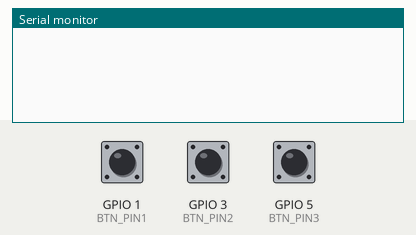
This program was run on a simulated ESP32. On the bench: the last lines printed to the serial monitor. Inputs (shaded band) come from the test bench; at power-on: GPIO 1 (BTN_PIN1) LOW, GPIO 3 (BTN_PIN2) LOW, GPIO 5 (BTN_PIN3) LOW.

Above: at 1.2 s.
1.3 s: GPIO 1 (BTN_PIN1) pulled HIGH for 0.15 s
At 1.8 s:
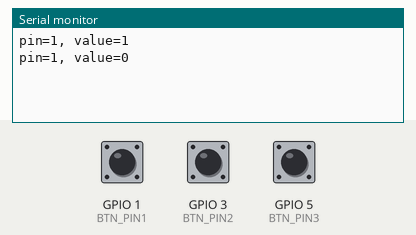
2.9 s: GPIO 3 (BTN_PIN2) pulled HIGH for 0.15 s
At 4.2 s:
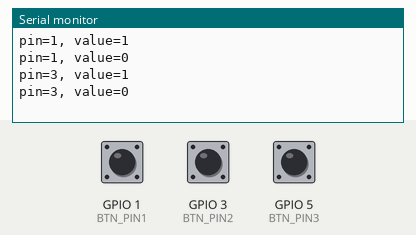
4.5 s: GPIO 5 (BTN_PIN3) pulled HIGH for 0.15 s
At 5.5 s:
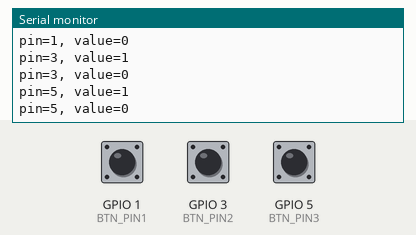
Timing chart, 0 to 7.5 s (numbered marks = the images above; inputs shaded):
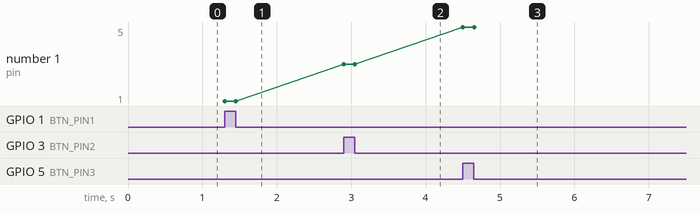

Measured:
- after the input at 1.3 s, the serial monitor: prints a new line at once (image 1)
- after the input at 2.9 s, the serial monitor: prints a new line at once (image 2)
- after the input at 4.5 s, the serial monitor: prints a new line at once (image 3)
- plotted number 1: 1 → 3 after the input at 2.9 s, 3 → 5 after the input at 4.5 s

The program:

main.cpp
```cpp
#include <Arduino.h>

/*

TTP223

Параметры
╔════════════════╦═════════╗
║ Протокол       ║ GPIO    ║
╠════════════════╬═════════╣
║ Питание        ║ 3V3, 5V ║
╚════════════════╩═════════╝

Распиновка
╔═════╦═════╦═════╗
║ GND ║ I/O ║ VCC ║
╠═════╬═════╬═════╣
║ GND ║GPIO ║ 3V3 ║
╚═════╩═════╩═════╝

Перемычки
╔═════╦══════════════╦══════════════╗
║     ║     A=0      ║     A=1      ║
╠═════╬══════════════╬══════════════╣
║ B=0 ║ I/O = HIGH   ║ I/O = LOW    ║
║     ║ Без фиксации ║ Без фиксации ║
╠═════╬══════════════╬══════════════╣
║ B=1 ║ I/O = HIGH   ║ I/O = LOW    ║
║     ║ С фиксацией  ║ С фиксацией  ║
╚═════╩══════════════╩══════════════╝

https://kit.alexgyver.ru/tutorials/ttp223/
https://kit.alexgyver.ru/tutorials/button/

*/

#define BTN_PIN1    1
#define BTN_PIN2    3
#define BTN_PIN3    5

#define LIB_USE_GPIO
// #define LIB_EncButton
// #define LIB_Button2

#ifdef LIB_USE_GPIO


typedef struct PinCommand{
    int pin;
    int value;
} PinCommand_t;

QueueHandle_t _queue = xQueueCreate(8, sizeof(PinCommand_t));
int state = HIGH;

void IRAM_ATTR gpio_isr_handler(void* parameter) {
    BaseType_t xHigherPriorityTaskWoken = pdFALSE;
    gpio_num_t pin = (gpio_num_t)((int)parameter);
    int value = gpio_get_level(pin);
    PinCommand_t msg = { .pin = pin, .value = value };
    xQueueSendFromISR(_queue, &msg, &xHigherPriorityTaskWoken);
}

void setupPinHandler(gpio_num_t pin) {
    gpio_reset_pin(pin);
    gpio_set_direction(pin, GPIO_MODE_INPUT);
    gpio_set_pull_mode(pin, GPIO_FLOATING);
    gpio_set_intr_type(pin, GPIO_INTR_ANYEDGE);
    gpio_intr_enable(pin);
    gpio_isr_handler_add(pin, gpio_isr_handler, (void*)((int)pin));
}

void setup() {
    gpio_install_isr_service(0);
#ifdef BTN_PIN1
    setupPinHandler((gpio_num_t)BTN_PIN1);
#endif
#ifdef BTN_PIN2
    setupPinHandler((gpio_num_t)BTN_PIN2);
#endif
#ifdef BTN_PIN3
    setupPinHandler((gpio_num_t)BTN_PIN3);
#endif
}

void loop(void) {
    PinCommand_t msg;
    xQueueReceive(_queue, &msg, portMAX_DELAY);
    Serial.printf("pin=%d, value=%d\r\n", msg.pin, msg.value);
}

#endif

#ifdef LIB_EncButton

#include "EncButton.h"

#ifdef BTN_PIN1
Button btn1(BTN_PIN1, INPUT_PULLDOWN, HIGH);
#endif
#ifdef BTN_PIN2
Button btn2(BTN_PIN2, INPUT_PULLDOWN, HIGH);
#endif
#ifdef BTN_PIN3
Button btn3(BTN_PIN3, INPUT_PULLDOWN, HIGH);
#endif

void showInfo(Button& btn) {
    Serial.print("pin = ");
    Serial.print(btn.getPin());
    Serial.print(", callback: ");
    switch (btn.action()) {
        case EB_PRESS:
            Serial.println("press");
            break;
        case EB_HOLD:
            Serial.println("hold");
            break;
        case EB_STEP:
            Serial.println("step");
            break;
        case EB_RELEASE:
            Serial.print("release. steps: ");
            Serial.print(btn.getSteps());
            Serial.print(", press for: ");
            Serial.print(btn.pressFor());
            Serial.print(", hold for: ");
            Serial.print(btn.holdFor());
            Serial.print(", step for: ");
            Serial.println(btn.stepFor());
            break;
        case EB_CLICK:
            Serial.println("click");
            break;
        case EB_CLICKS:
            Serial.print("clicks ");
            Serial.println(btn.getClicks());
            break;
        case EB_REL_HOLD:
            Serial.println("release hold");
            break;
        case EB_REL_HOLD_C:
            Serial.print("release hold clicks ");
            Serial.println(btn.getClicks());
            break;
        case EB_REL_STEP:
            Serial.println("release step");
            break;
        case EB_REL_STEP_C:
            Serial.print("release step clicks ");
            Serial.println(btn.getClicks());
            break;
        default:
            Serial.println();
    }
}
void cb() {
    // здесь EB_self - указатель на сам объект
#ifdef BTN_PIN1
    showInfo(btn1);
#endif
#ifdef BTN_PIN2
    showInfo(btn2);
#endif
#ifdef BTN_PIN3
    showInfo(btn3);
#endif
}

void setup() {
    Serial.begin(115200);

#ifdef BTN_PIN1
    btn1.attach(cb);
#endif
#ifdef BTN_PIN2
    btn2.attach(cb);
#endif
#ifdef BTN_PIN3
    btn3.attach(cb);
#endif

    Serial.println("Start");
}

void loop() {
#ifdef BTN_PIN1
    btn1.tick();  // обязательная функция отработки. Должна постоянно опрашиваться
#endif
#ifdef BTN_PIN2
    btn2.tick();  // обязательная функция отработки. Должна постоянно опрашиваться
#endif
#ifdef BTN_PIN3
    btn3.tick();  // обязательная функция отработки. Должна постоянно опрашиваться
#endif
}

#endif

#ifdef LIB_Button2

#include "Button2.h"

#ifdef BTN_PIN1
Button2 btn1 = Button2(BTN_PIN1, INPUT_PULLDOWN, false);
#endif
#ifdef BTN_PIN2
Button2 btn2 = Button2(BTN_PIN2, INPUT_PULLDOWN, false);
#endif
#ifdef BTN_PIN3
Button2 btn3 = Button2(BTN_PIN3, INPUT_PULLDOWN, false);
#endif
void btnEncoderClick(Button2& b);
void btnEncoderDoubleClick(Button2& b);
void btnEncoderLongClick(Button2& b);


void setup() {
    Serial.begin(115200);

#ifdef BTN_PIN1
    btn1.setClickHandler(btnEncoderClick);
    btn1.setDoubleClickHandler(btnEncoderDoubleClick);
    btn1.setLongClickTime(1000);
    btn1.setLongClickHandler(btnEncoderLongClick);
#endif

#ifdef BTN_PIN2
    btn2.setClickHandler(btnEncoderClick);
    btn2.setDoubleClickHandler(btnEncoderDoubleClick);
    btn2.setLongClickTime(1000);
    btn2.setLongClickHandler(btnEncoderLongClick);
#endif

#ifdef BTN_PIN3
    btn3.setClickHandler(btnEncoderClick);
    btn3.setDoubleClickHandler(btnEncoderDoubleClick);
    btn3.setLongClickTime(1000);
    btn3.setLongClickHandler(btnEncoderLongClick);
#endif

    Serial.println("Start");
}


void loop() {
#ifdef BTN_PIN1
    btn1.loop();
#endif
#ifdef BTN_PIN2
    btn2.loop();
#endif
#ifdef BTN_PIN3
    btn3.loop();
#endif
}

void btnEncoderClick(Button2& b) {
    Serial.print("pin = ");
    Serial.print(b.getPin());
    Serial.println(",Click");
}

void btnEncoderDoubleClick(Button2& b) {
    Serial.print("pin = ");
    Serial.print(b.getPin());
    Serial.println(",DoubleClick");
}

void btnEncoderLongClick(Button2& b) {
    Serial.print("pin = ");
    Serial.print(b.getPin());
    Serial.println(",LongClick");
}

#endif
```
